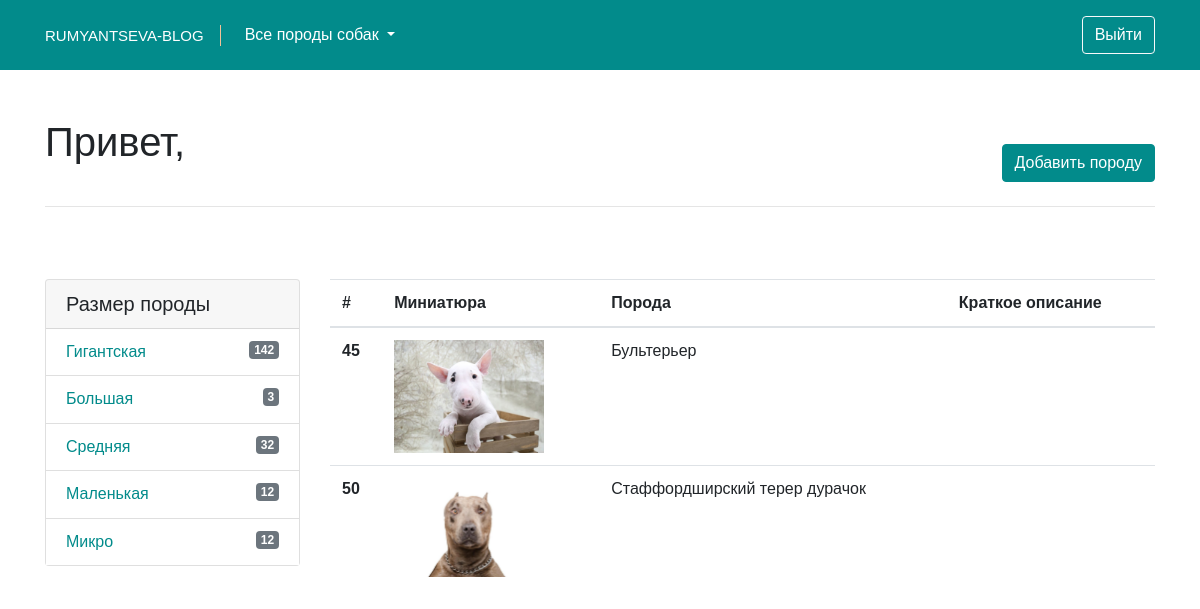
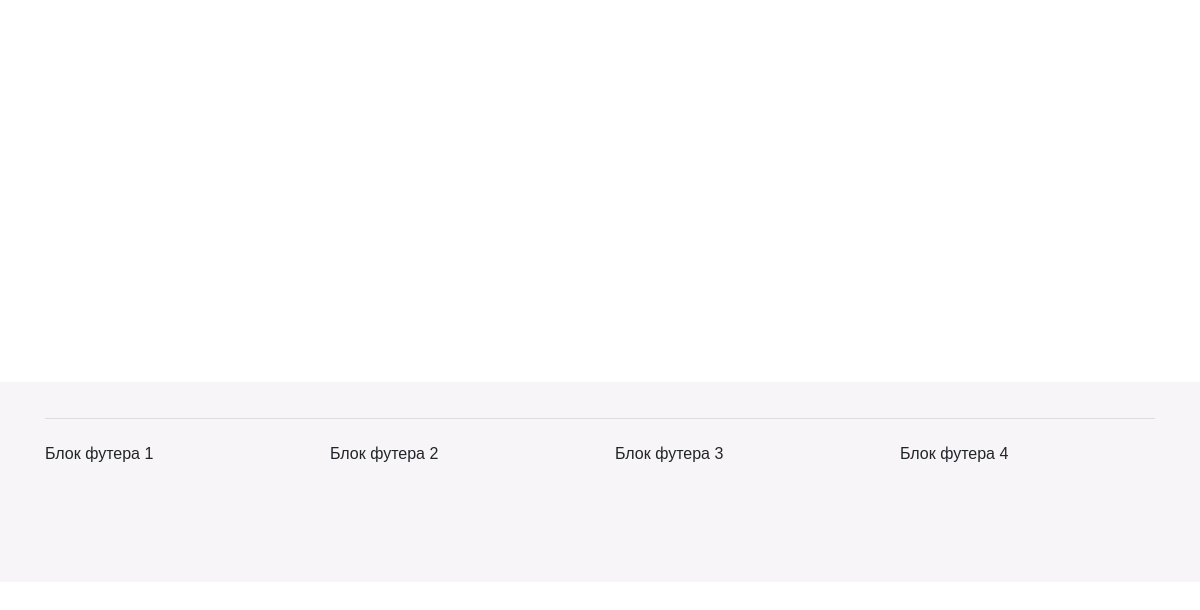
The page /cabinet.php on the database as committed earlier (2 pictures, top to bottom).
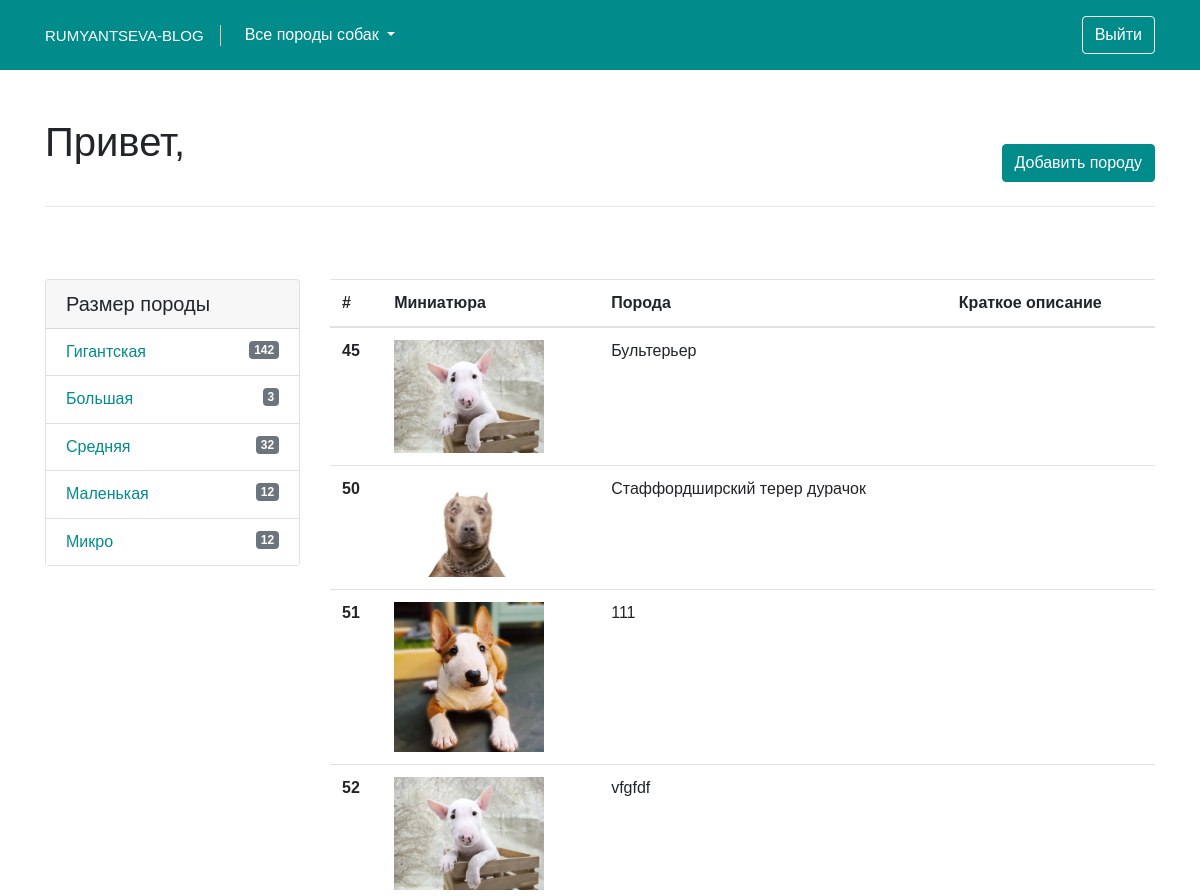
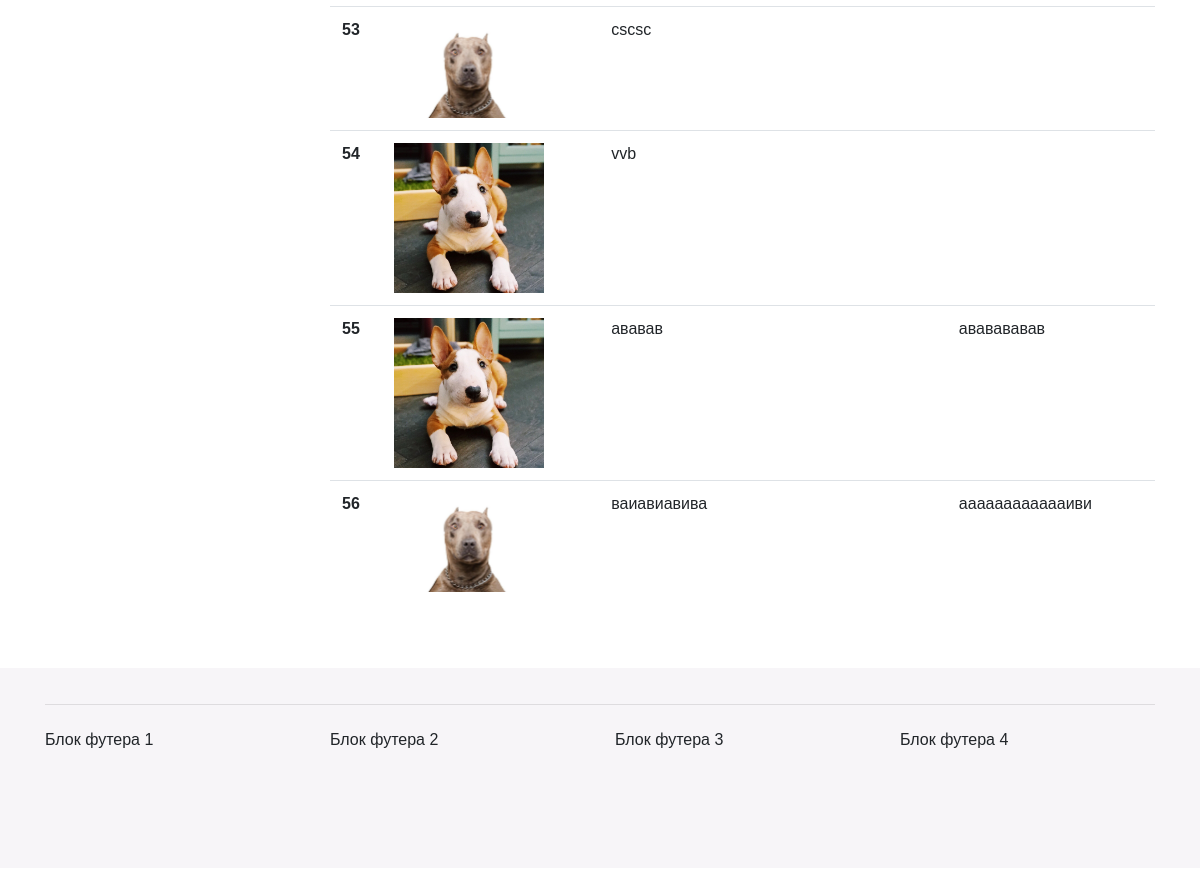
The same page on the database as committed later (2 pictures, top to bottom).
### tables this page shows
CREATE TABLE `breeds` (
  `id` int(11) NOT NULL,
  `title` varchar(255) DEFAULT NULL,
  `content` text,
  `category_id` int(11) DEFAULT NULL,
  `author_id` int(11) DEFAULT NULL,
  `image` varchar(255) DEFAULT NULL,
  `date` timestamp NULL DEFAULT CURRENT_TIMESTAMP,
  `status` int(1) NOT NULL DEFAULT '1',
  `short_content` varchar(255) NOT NULL
);

### cabinet.php (the view, shortened to what this page needs)
<?php
require_once 'database/pdo-db.php';
$sql = "SELECT * FROM breeds";
$statement = $pdo->prepare($sql);
$statement->execute();
$breeds = $statement->fetchAll(PDO::FETCH_ASSOC);
?>
<!doctype html>
<html lang="ru">
<body>
<div class="section py-5">
	<div class="container">
		<div class="row justify-content-between">
			<div class="col-4">
				<h1 class="d-inline"><p>Привет, <?= $_SESSION['login'];?></p></h1>
			</div>
			<div class="col-4 align-self-end text-right">
				<a class="btn btn-custom" href="create.php">Добавить породу</a>
			</div>
		</div>
		<hr class="my-4">
	</div>
<div class="section py-5">
	<div class="container">
		<div class="row">
			<div class="col-lg-3">
				<div class="card mb-3">
					<article class="card-group-item">
						<header class="card-header"><h5 class="title">Размер породы</h5></header>
						<div class="filter-content">
							<div class="list-group list-group-flush">
								<a href="#" class="list-group-item">Гигантская <span class="float-right badge badge-secondary round">142</span> </a>
								<a href="#" class="list-group-item">Большая <span class="float-right badge badge-secondary round">3</span>  </a>
								<a href="#" class="list-group-item">Средняя <span class="float-right badge badge-secondary round">32</span>  </a>
								<a href="#" class="list-group-item">Маленькая <span class="float-right badge badge-secondary round">12</span>  </a>
								<a href="#" class="list-group-item">Микро <span class="float-right badge badge-secondary round">12</span>  </a>
							</div>
						</div>
					</article>
				</div>
			</div>
			<div class="col-lg-9">
				<table class="table">
					<thead>
					<tr>
						<th scope="col">#</th>
						<th scope="col">Миниатюра</th>
						<th scope="col">Порода</th>
						<th scope="col">Краткое описание</th>
					</tr>
					</thead>
					<tbody>
					<?php foreach($breeds as $breed): ?>
					<tr>
						<th scope="row"><?= $breed['id']; ?></th>
						<td ><img width="150px" class="img-md" src="uploads/<?= $breed['image'];?>"></td>
						<td><?= $breed['title']; ?></td>
						<td><?= $breed['short_content']; ?></td>
					</tr>
					<?php endforeach; ?>
					</tbody>
				</table>
			</div>
		</div>
	</div>
</div>
</body>
</html>

Rows that differ between the two databases and show on the page:
added breeds: id "51", image (picture), title "111"
added breeds: id "52", image (picture), title "vfgfdf"
added breeds: id "53", image (picture), title "cscsc"
added breeds: id "54", image (picture), title "vvb"
added breeds: id "55", image (picture), title "ававав", short_content "ававававав"
added breeds: id "56", image (picture), title "ваиавиавива", short_content "ааааааааааааиви"
